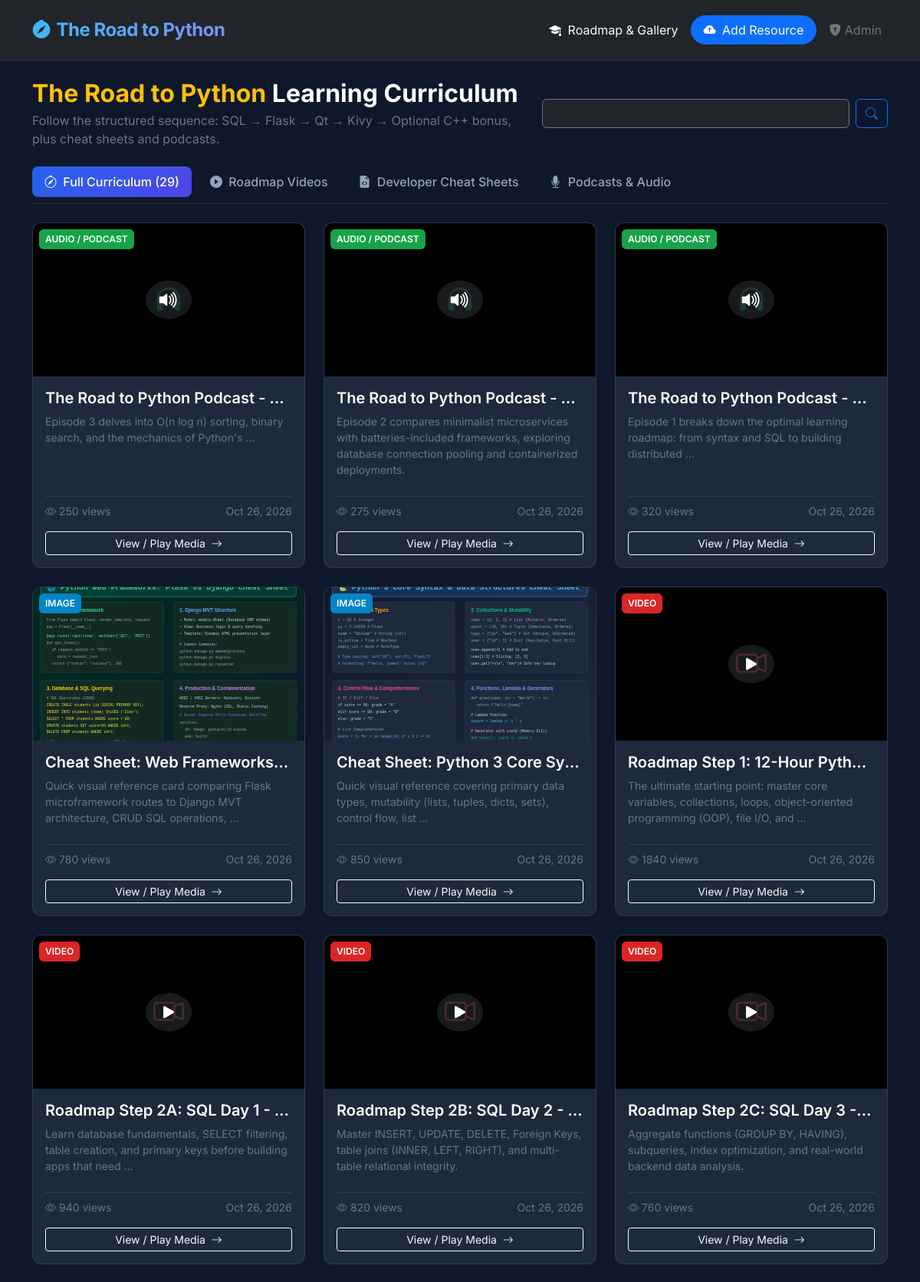
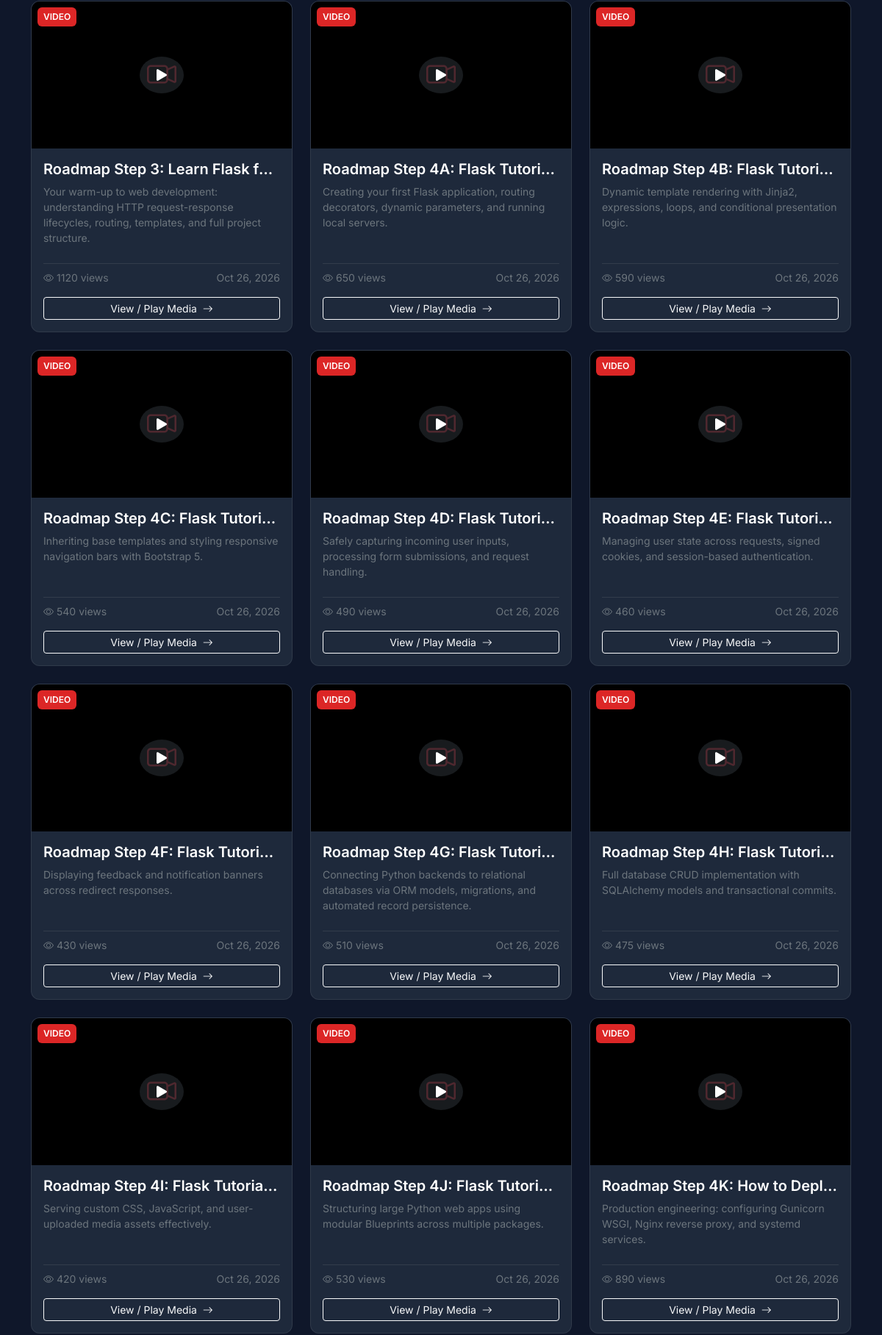
The page / (upper part) on the database its author committed (2 pictures, top to bottom).
### media_app/models.py (models this page shows, shortened)
class MediaItem(models.Model):
    MEDIA_TYPE_CHOICES = [
        ('image', 'Image'),
        ('video', 'Video'),
        ('audio', 'Audio / Podcast'),
    ]
    title = models.CharField(max_length=150)
    description = models.TextField(blank=True)
    media_type = models.CharField(max_length=10, choices=MEDIA_TYPE_CHOICES)
    category = models.ForeignKey(
        Category,
        on_delete=models.SET_NULL,
        null=True,
        blank=True,
        related_name='media_items'
    )
    media_file = models.FileField(upload_to='multimedia/%Y/%m/')
    thumbnail = models.ImageField(upload_to='thumbnails/%Y/%m/', blank=True, null=True)
    step_number = models.PositiveIntegerField(default=0, help_text="Order in roadmap sequence (0 for non-roadmap items)")
    views_count = models.PositiveIntegerField(default=0)
    uploaded_at = models.DateTimeField(auto_now_add=True)
    class Meta:
        ordering = ['step_number', '-uploaded_at']

### media_app/views.py (the view)
# urls.py: path('', views.media_gallery, name='media_gallery'),
def media_gallery(request):
    media_type = request.GET.get('type')
    category_slug = request.GET.get('category')
    search_query = request.GET.get('q')
    items = MediaItem.objects.all()
    if media_type in ['image', 'video', 'audio']:
        items = items.filter(media_type=media_type)
    if category_slug:
        items = items.filter(category__slug=category_slug)
    if search_query:
        items = items.filter(title__icontains=search_query)
    categories = Category.objects.all()
    context = {
        'items': items,
        'categories': categories,
        'selected_type': media_type,
        'selected_category': category_slug,
        'search_query': search_query,
        'total_count': items.count(),
    }
    return render(request, 'media_app/gallery.html', context)

### media_app/templates/media_app/gallery.html (shortened to what this page needs)
{% extends 'media_app/base.html' %}
{% block content %}
<div class="row align-items-center mb-4">
    <div class="col-md-7">
        <h1 class="h2 fw-bold text-white mb-1">
            <span class="text-warning">The Road to Python</span> Learning Curriculum
        </h1>
        <p class="text-secondary mb-0">Follow the structured sequence: SQL &rarr; Flask &rarr; Qt &rarr; Kivy &rarr; Optional C++ bonus, plus cheat sheets and podcasts.</p>
    </div>
    <div class="col-md-5 mt-3 mt-md-0">
        <form method="GET" action="{% url 'media_gallery' %}" class="d-flex gap-2">
            <input type="text" name="q" class="form-control bg-dark text-white border-secondary" placeholder="Search roadmap, cheat sheets, or podcasts..." value="{{ search_query|default:'' }}">
            <button type="submit" class="btn btn-outline-primary">
                <i class="bi bi-search"></i>
            </button>
        </form>
    </div>
</div>
<ul class="nav nav-pills mb-4 pb-2 border-bottom border-secondary border-opacity-25 gap-2">
    <li class="nav-item">
        <a class="nav-link {% if not selected_type %}active{% endif %}" href="{% url 'media_gallery' %}">
            <i class="bi bi-compass me-1"></i> Full Curriculum ({{ total_count }})
        </a>
    </li>
    <li class="nav-item">
        <a class="nav-link {% if selected_type == 'video' %}active{% endif %}" href="?type=video{% if search_query %}&q={{ search_query }}{% endif %}">
            <i class="bi bi-play-circle-fill me-1"></i> Roadmap Videos
        </a>
    </li>
    <li class="nav-item">
        <a class="nav-link {% if selected_type == 'image' %}active{% endif %}" href="?type=image{% if search_query %}&q={{ search_query }}{% endif %}">
            <i class="bi bi-file-earmark-code-fill me-1"></i> Developer Cheat Sheets
        </a>
    </li>
    <li class="nav-item">
        <a class="nav-link {% if selected_type == 'audio' %}active{% endif %}" href="?type=audio{% if search_query %}&q={{ search_query }}{% endif %}">
            <i class="bi bi-mic-fill me-1"></i> Podcasts &amp; Audio
        </a>
    </li>
</ul>
{% if items %}
<div class="row row-cols-1 row-cols-md-2 row-cols-lg-3 g-4">
    {% for item in items %}
    <div class="col">
        <div class="card h-100 overflow-hidden text-white">
            <div class="position-relative bg-black text-center d-flex align-items-center justify-content-center" style="height: 200px;">
                {% if item.media_type == 'image' %}
                    <img src="{{ item.media_file.url }}" class="w-100 h-100 object-fit-cover" alt="{{ item.title }}">
                {% elif item.media_type == 'video' %}
                    {% if item.thumbnail %}
                        <img src="{{ item.thumbnail.url }}" class="w-100 h-100 object-fit-cover" alt="{{ item.title }}">
                    {% else %}
                        <div class="p-4 text-center">
                            <i class="bi bi-camera-video fs-1 text-danger"></i>
                        </div>
                    {% endif %}
                    <span class="position-absolute fs-3 text-white bg-dark bg-opacity-75 rounded-circle px-3 py-1">
                        <i class="bi bi-play-fill"></i>
                    </span>
                {% elif item.media_type == 'audio' %}
                    {% if item.thumbnail %}
                        <img src="{{ item.thumbnail.url }}" class="w-100 h-100 object-fit-cover" alt="{{ item.title }}">
                    {% else %}
                        <div class="p-4 text-center">
                            <i class="bi bi-headphones fs-1 text-success"></i>
                        </div>
                    {% endif %}
                    <span class="position-absolute fs-3 text-white bg-dark bg-opacity-75 rounded-circle px-3 py-1">
                        <i class="bi bi-volume-up-fill"></i>
                    </span>
                {% endif %}
                <span class="position-absolute top-0 start-0 m-2 badge-type badge-{{ item.media_type }}">
                    {{ item.get_media_type_display }}
                </span>
            </div>
            <div class="card-body d-flex flex-column">
                <div class="d-flex justify-content-between align-items-start mb-2">
                    <h5 class="card-title fw-semibold text-truncate mb-0" title="{{ item.title }}">{{ item.title }}</h5>
                </div>
                <p class="card-text text-secondary small flex-grow-1">
                    {{ item.description|truncatewords:15|default:"No description provided." }}
                </p>
                <div class="d-flex justify-content-between align-items-center pt-2 border-top border-secondary border-opacity-25 mt-2 small text-secondary">
                    <span><i class="bi bi-eye me-1"></i>{{ item.views_count }} views</span>
                    <span>{{ item.uploaded_at|date:"M d, Y" }}</span>
                </div>
                <a href="{% url 'media_detail' item.pk %}" class="btn btn-outline-light btn-sm mt-3 w-100">
                    View / Play Media <i class="bi bi-arrow-right ms-1"></i>
                </a>
            </div>
        </div>
    </div>
    {% endfor %}
</div>
{% endif %}
{% endblock %}

### media_app/templates/media_app/base.html (style rules this page uses)
body { font-family: 'Inter', sans-serif; background-color: #0f172a; color: #f1f5f9; min-height: 100vh; display: flex; flex-direction: column; }
.card { background-color: #1e293b; border: 1px solid rgba(255, 255, 255, 0.08); border-radius: 12px; transition: transform 0.2s ease, box-shadow 0.2s ease; }
.badge-type { font-size: 0.75rem; text-transform: uppercase; font-weight: 600; padding: 4px 8px; border-radius: 6px; }
.badge-image { background-color: #0284c7; color: #fff; }
.badge-video { background-color: #dc2626; color: #fff; }
.badge-audio { background-color: #16a34a; color: #fff; }
.nav-pills .nav-link { color: #94a3b8; border-radius: 8px; font-weight: 500; }
.nav-pills .nav-link.active { background: linear-gradient(135deg, #2563eb, #4f46e5); color: #fff; }

### rows shown on the page
MediaItem: media_type "AUDIO / PODCAST", title "The Road to Python Podcast -…", description "Episode 3 delves into O(n log n) sorting, binary search, and the mechanics of Python's …", views_count "250", uploaded_at "Oct 26, 2026"
MediaItem: media_type "AUDIO / PODCAST", title "The Road to Python Podcast -…", description "Episode 2 compares minimalist microservices with batteries-included frameworks, exploring database connection pooling and containerized deployments.", views_count "275", uploaded_at "Oct 26, 2026"
MediaItem: media_type "AUDIO / PODCAST", title "The Road to Python Podcast -…", description "Episode 1 breaks down the optimal learning roadmap: from syntax and SQL to building distributed …", views_count "320", uploaded_at "Oct 26, 2026"
MediaItem: media_file (picture), media_type "IMAGE", title "Cheat Sheet: Web Frameworks…", description "Quick visual reference card comparing Flask microframework routes to Django MVT architecture, CRUD SQL operations, …", views_count "780", uploaded_at "Oct 26, 2026"
MediaItem: media_file (picture), media_type "IMAGE", title "Cheat Sheet: Python 3 Core Sy…", description "Quick visual reference covering primary data types, mutability (lists, tuples, dicts, sets), control flow, list …", views_count "850", uploaded_at "Oct 26, 2026"
MediaItem: media_type "VIDEO", title "Roadmap Step 1: 12-Hour Pyth…", description "The ultimate starting point: master core variables, collections, loops, object-oriented programming (OOP), file I/O, and …", views_count "1840", uploaded_at "Oct 26, 2026"
MediaItem: media_type "VIDEO", title "Roadmap Step 2A: SQL Day 1 -…", description "Learn database fundamentals, SELECT filtering, table creation, and primary keys before building apps that need …", views_count "940", uploaded_at "Oct 26, 2026"
MediaItem: media_type "VIDEO", title "Roadmap Step 2B: SQL Day 2 -…", description "Master INSERT, UPDATE, DELETE, Foreign Keys, table joins (INNER, LEFT, RIGHT), and multi-table relational integrity.", views_count "820", uploaded_at "Oct 26, 2026"
MediaItem: media_type "VIDEO", title "Roadmap Step 2C: SQL Day 3 -…", description "Aggregate functions (GROUP BY, HAVING), subqueries, index optimization, and real-world backend data analysis.", views_count "760", uploaded_at "Oct 26, 2026"
MediaItem: media_type "VIDEO", title "Roadmap Step 3: Learn Flask f…", description "Your warm-up to web development: understanding HTTP request-response lifecycles, routing, templates, and full project structure.", views_count "1120", uploaded_at "Oct 26, 2026"
MediaItem: media_type "VIDEO", title "Roadmap Step 4A: Flask Tutori…", description "Creating your first Flask application, routing decorators, dynamic parameters, and running local servers.", views_count "650", uploaded_at "Oct 26, 2026"
MediaItem: media_type "VIDEO", title "Roadmap Step 4B: Flask Tutori…", description "Dynamic template rendering with Jinja2, expressions, loops, and conditional presentation logic.", views_count "590", uploaded_at "Oct 26, 2026"
MediaItem: media_type "VIDEO", title "Roadmap Step 4C: Flask Tutori…", description "Inheriting base templates and styling responsive navigation bars with Bootstrap 5.", views_count "540", uploaded_at "Oct 26, 2026"
MediaItem: media_type "VIDEO", title "Roadmap Step 4D: Flask Tutori…", description "Safely capturing incoming user inputs, processing form submissions, and request handling.", views_count "490", uploaded_at "Oct 26, 2026"
MediaItem: media_type "VIDEO", title "Roadmap Step 4E: Flask Tutori…", description "Managing user state across requests, signed cookies, and session-based authentication.", views_count "460", uploaded_at "Oct 26, 2026"
MediaItem: media_type "VIDEO", title "Roadmap Step 4F: Flask Tutori…", description "Displaying feedback and notification banners across redirect responses.", views_count "430", uploaded_at "Oct 26, 2026"
MediaItem: media_type "VIDEO", title "Roadmap Step 4G: Flask Tutori…", description "Connecting Python backends to relational databases via ORM models, migrations, and automated record persistence.", views_count "510", uploaded_at "Oct 26, 2026"
MediaItem: media_type "VIDEO", title "Roadmap Step 4H: Flask Tutori…", description "Full database CRUD implementation with SQLAlchemy models and transactional commits.", views_count "475", uploaded_at "Oct 26, 2026"
MediaItem: media_type "VIDEO", title "Roadmap Step 4I: Flask Tutoria…", description "Serving custom CSS, JavaScript, and user-uploaded media assets effectively.", views_count "420", uploaded_at "Oct 26, 2026"
MediaItem: media_type "VIDEO", title "Roadmap Step 4J: Flask Tutori…", description "Structuring large Python web apps using modular Blueprints across multiple packages.", views_count "530", uploaded_at "Oct 26, 2026"
MediaItem: media_type "VIDEO", title "Roadmap Step 4K: How to Depl…", description "Production engineering: configuring Gunicorn WSGI, Nginx reverse proxy, and systemd services.", views_count "890", uploaded_at "Oct 26, 2026"

### other values the page prints
{{ total_count }} "29"
